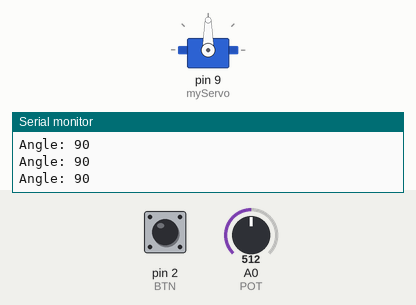
Bench run of a sketch on a simulated Arduino Uno, built with avr-gcc and run on an emulated ATmega328P. On the bench: servo, the last lines printed to the serial monitor. Inputs (shaded band) come from the test bench; at power-on: pin 2 (BTN) HIGH, A0 (POT) = 512.

Above: at 1.2 s.
1.3 s: pin 2 (BTN) pulled LOW for 0.15 s
At 2.67 s:
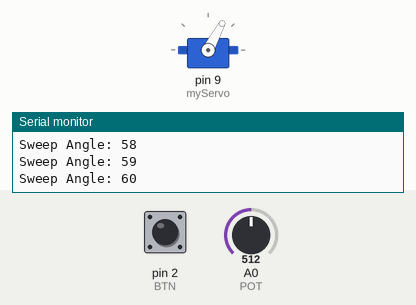
7.3 s: pin 2 (BTN) pulled LOW for 1 s
At 8.28 s:
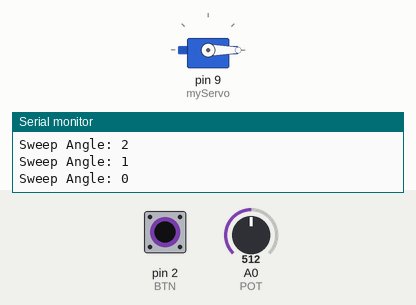
14.3 s: A0 (POT) set to 1023
16.4 s: A0 (POT) set to 122
At 16.7 s:
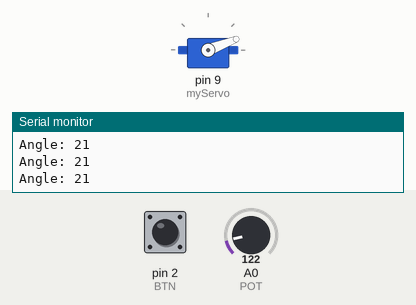
Timing chart, 0 to 18.9 s (numbered marks = the images above; inputs shaded):
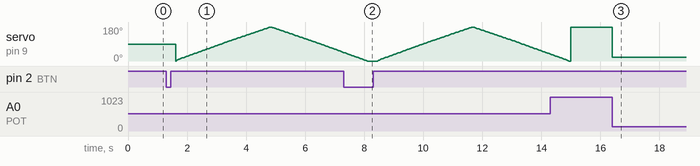

The sketch:

servo_control.ino
```cpp
#include <Servo.h>

Servo myServo;

#define POT A0
#define BTN 2

bool sweepMode = false;

void setup() {
  myServo.attach(9);   // Servo signal pin
  pinMode(BTN, INPUT_PULLUP);

  Serial.begin(9600);
}

void loop() {
  // Read potentiometer and map to angle
  int potValue = analogRead(POT);
  int angle = map(potValue, 0, 1023, 0, 180);

  // Button press → sweep mode
  if (digitalRead(BTN) == LOW) {
    sweepMode = true;
    delay(300); // debounce
  }

  if (sweepMode) {
    // Sweep 0 → 180
    for (int i = 0; i <= 180; i++) {
      myServo.write(i);
      Serial.print("Sweep Angle: ");
      Serial.println(i);
      delay(10);
    }

    // Sweep 180 → 0
    for (int i = 180; i >= 0; i--) {
      myServo.write(i);
      Serial.print("Sweep Angle: ");
      Serial.println(i);
      delay(10);
    }

    sweepMode = false;
  }
  else {
    // Normal control using potentiometer
    myServo.write(angle);

    Serial.print("Angle: ");
    Serial.println(angle);
  }

  delay(50);
}
```

Measured:
- after the input at 16.4 s, servo on pin 9 (myServo): 180° → 21° at once
